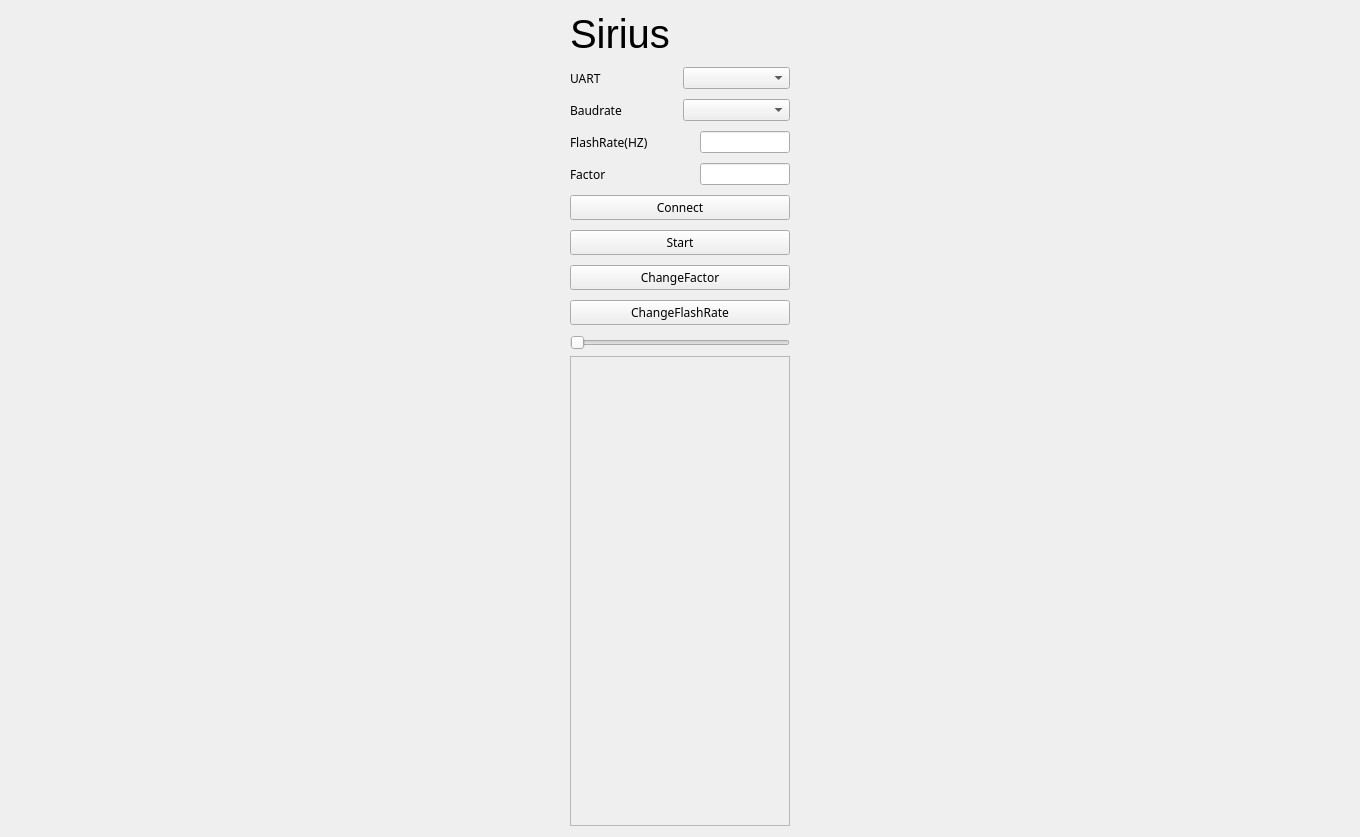
<?xml version="1.0" encoding="UTF-8"?>
<ui version="4.0">
 <class>MainWindow</class>
 <widget class="QMainWindow" name="MainWindow">
  <property name="geometry">
   <rect>
    <x>0</x>
    <y>0</y>
    <width>1360</width>
    <height>837</height>
   </rect>
  </property>
  <property name="windowTitle">
   <string>MainWindow</string>
  </property>
  <widget class="QWidget" name="centralWidget">
   <layout class="QGridLayout" name="gridLayout_2">
    <item row="0" column="0">
     <layout class="QGridLayout" name="gridLayout">
      <item row="0" column="0">
       <layout class="QVBoxLayout" name="ControlLayout">
        <property name="spacing">
         <number>10</number>
        </property>
        <item>
         <widget class="QLabel" name="Titlelabel">
          <property name="font">
           <font>
            <family>Microsoft YaHei UI</family>
            <pointsize>30</pointsize>
           </font>
          </property>
          <property name="text">
           <string>Sirius</string>
          </property>
         </widget>
        </item>
        <item>
         <layout class="QHBoxLayout" name="UartLayout">
          <property name="spacing">
           <number>6</number>
          </property>
          <item>
           <widget class="QLabel" name="Comlabel">
            <property name="minimumSize">
             <size>
              <width>70</width>
              <height>0</height>
             </size>
            </property>
            <property name="font">
             <font>
              <family>Microsoft YaHei</family>
             </font>
            </property>
            <property name="text">
             <string>UART</string>
            </property>
           </widget>
          </item>
          <item>
           <widget class="QComboBox" name="ComBox">
            <property name="minimumSize">
             <size>
              <width>90</width>
              <height>0</height>
             </size>
            </property>
           </widget>
          </item>
         </layout>
        </item>
        <item>
         <layout class="QHBoxLayout" name="BoudrateLayout">
          <property name="spacing">
           <number>6</number>
          </property>
          <item>
           <widget class="QLabel" name="BaudLabel">
            <property name="minimumSize">
             <size>
              <width>70</width>
              <height>0</height>
             </size>
            </property>
            <property name="font">
             <font>
              <family>Microsoft YaHei</family>
             </font>
            </property>
            <property name="text">
             <string>Baudrate</string>
            </property>
           </widget>
          </item>
          <item>
           <widget class="QComboBox" name="BaudBox">
            <property name="minimumSize">
             <size>
              <width>90</width>
              <height>0</height>
             </size>
            </property>
           </widget>
          </item>
         </layout>
        </item>
        <item>
         <layout class="QHBoxLayout" name="FlashLayout">
          <item>
           <widget class="QLabel" name="Flashlabel">
            <property name="minimumSize">
             <size>
              <width>70</width>
              <height>0</height>
             </size>
            </property>
            <property name="font">
             <font>
              <family>Microsoft YaHei</family>
             </font>
            </property>
            <property name="text">
             <string>FlashRate(HZ)</string>
            </property>
           </widget>
          </item>
          <item>
           <widget class="QLineEdit" name="FlashEdit">
            <property name="sizePolicy">
             <sizepolicy hsizetype="Preferred" vsizetype="Fixed">
              <horstretch>0</horstretch>
              <verstretch>0</verstretch>
             </sizepolicy>
            </property>
            <property name="minimumSize">
             <size>
              <width>90</width>
              <height>0</height>
             </size>
            </property>
            <property name="maximumSize">
             <size>
              <width>90</width>
              <height>16777215</height>
             </size>
            </property>
           </widget>
          </item>
         </layout>
        </item>
        <item>
         <layout class="QHBoxLayout" name="GvaLayout">
          <item>
           <widget class="QLabel" name="GraLabel">
            <property name="minimumSize">
             <size>
              <width>70</width>
              <height>0</height>
             </size>
            </property>
            <property name="font">
             <font>
              <family>Microsoft YaHei</family>
             </font>
            </property>
            <property name="text">
             <string>Factor</string>
            </property>
           </widget>
          </item>
          <item>
           <widget class="QLineEdit" name="GraEdit">
            <property name="sizePolicy">
             <sizepolicy hsizetype="Preferred" vsizetype="Fixed">
              <horstretch>0</horstretch>
              <verstretch>0</verstretch>
             </sizepolicy>
            </property>
            <property name="minimumSize">
             <size>
              <width>90</width>
              <height>0</height>
             </size>
            </property>
            <property name="maximumSize">
             <size>
              <width>90</width>
              <height>16777215</height>
             </size>
            </property>
           </widget>
          </item>
         </layout>
        </item>
        <item>
         <widget class="QPushButton" name="btnConnect">
          <property name="maximumSize">
           <size>
            <width>16777215</width>
            <height>16777215</height>
           </size>
          </property>
          <property name="font">
           <font>
            <family>Microsoft YaHei</family>
           </font>
          </property>
          <property name="text">
           <string>Connect</string>
          </property>
         </widget>
        </item>
        <item>
         <widget class="QPushButton" name="btnStart">
          <property name="maximumSize">
           <size>
            <width>16777215</width>
            <height>16777215</height>
           </size>
          </property>
          <property name="baseSize">
           <size>
            <width>0</width>
            <height>0</height>
           </size>
          </property>
          <property name="font">
           <font>
            <family>Microsoft YaHei</family>
           </font>
          </property>
          <property name="text">
           <string>Start</string>
          </property>
         </widget>
        </item>
        <item>
         <widget class="QPushButton" name="btnOpenGL">
          <property name="sizePolicy">
           <sizepolicy hsizetype="Minimum" vsizetype="Fixed">
            <horstretch>0</horstretch>
            <verstretch>0</verstretch>
           </sizepolicy>
          </property>
          <property name="maximumSize">
           <size>
            <width>16777215</width>
            <height>16777215</height>
           </size>
          </property>
          <property name="font">
           <font>
            <family>Microsoft YaHei</family>
           </font>
          </property>
          <property name="text">
           <string>ChangeFactor</string>
          </property>
         </widget>
        </item>
        <item>
         <widget class="QPushButton" name="btnFlash">
          <property name="maximumSize">
           <size>
            <width>16777215</width>
            <height>16777215</height>
           </size>
          </property>
          <property name="font">
           <font>
            <family>Microsoft YaHei</family>
           </font>
          </property>
          <property name="text">
           <string>ChangeFlashRate</string>
          </property>
         </widget>
        </item>
        <item>
         <layout class="QHBoxLayout" name="hLayout">
          <item>
           <widget class="QSlider" name="speedSlider">
            <property name="sizePolicy">
             <sizepolicy hsizetype="Preferred" vsizetype="Fixed">
              <horstretch>0</horstretch>
              <verstretch>0</verstretch>
             </sizepolicy>
            </property>
            <property name="orientation">
             <enum>Qt::Horizontal</enum>
            </property>
           </widget>
          </item>
         </layout>
        </item>
       </layout>
      </item>
      <item row="0" column="1" rowspan="3">
       <layout class="QGridLayout" name="mainLayout"/>
      </item>
      <item row="1" column="0" rowspan="2">
       <widget class="QScrollArea" name="scrollArea">
        <property name="minimumSize">
         <size>
          <width>0</width>
          <height>451</height>
         </size>
        </property>
        <property name="maximumSize">
         <size>
          <width>220</width>
          <height>16777215</height>
         </size>
        </property>
        <property name="widgetResizable">
         <bool>true</bool>
        </property>
        <widget class="QWidget" name="scrollAreaWidgetContents">
         <property name="geometry">
          <rect>
           <x>0</x>
           <y>0</y>
           <width>218</width>
           <height>453</height>
          </rect>
         </property>
         <property name="minimumSize">
          <size>
           <width>0</width>
           <height>200</height>
          </size>
         </property>
         <widget class="QWidget" name="verticalLayoutWidget_2">
          <property name="geometry">
           <rect>
            <x>10</x>
            <y>9</y>
            <width>101</width>
            <height>1141</height>
           </rect>
          </property>
          <layout class="QVBoxLayout" name="labelLayout"/>
         </widget>
         <widget class="QWidget" name="verticalLayoutWidget_3">
          <property name="geometry">
           <rect>
            <x>120</x>
            <y>10</y>
            <width>71</width>
            <height>1141</height>
           </rect>
          </property>
          <layout class="QVBoxLayout" name="lineLayout"/>
         </widget>
        </widget>
       </widget>
      </item>
     </layout>
    </item>
   </layout>
  </widget>
 </widget>
 <layoutdefault spacing="6" margin="11"/>
 <resources/>
 <connections/>
</ui>
